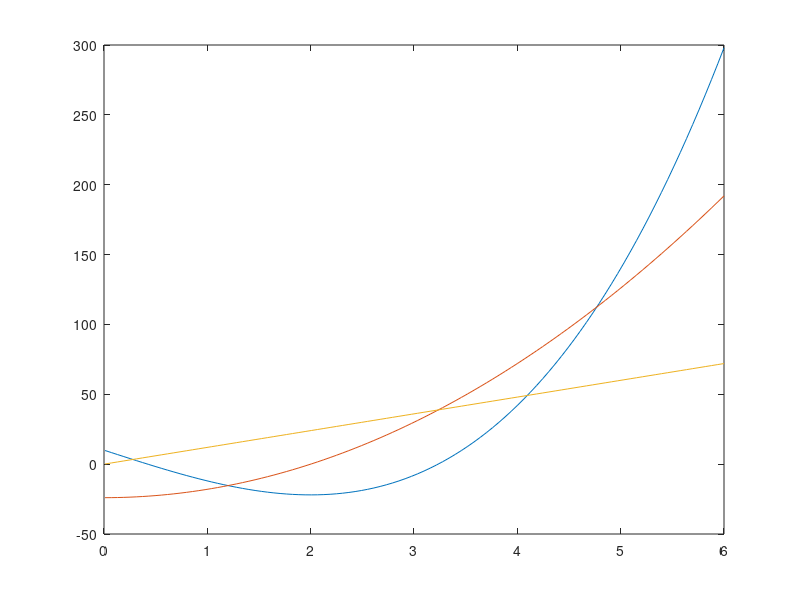

The MATLAB script that drew this image:
clc; clear; close all;

t = linspace(0.01,6,100);

st = (2)*(t.^3)-24*t+10;
vt = 6*(t.^2)-24;
at = 12*t;

%displacement
plot(t,st);
hold on
%velocity
plot(t,vt);
hold on
%accleration
plot(t,at);
